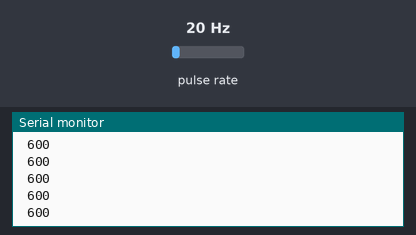
The sketch below on a simulated Arduino Uno, built with avr-gcc and run on an emulated ATmega328P. Parts: the last lines printed to the serial monitor. Wiring (inferred from the names in the program): pulse sensor: data pin 2. The test bench sets the inputs (shaded band); at power-on: pulse rate 20 Hz.

Above: at 1.2 s.
1.3 s: pulse rate (sensor on pin 2) set to 4 Hz
At 1.31 s:
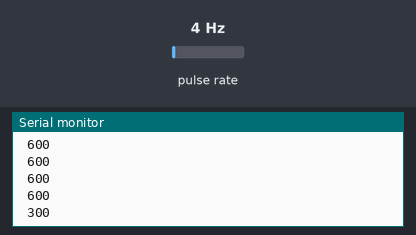
2.8 s: pulse rate (sensor on pin 2) set to 50 Hz
At 2.81 s:
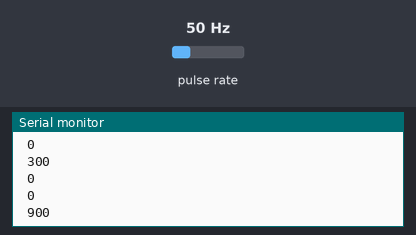
Timing chart, 0 to 5.8 s (numbered marks = the images above; inputs shaded):
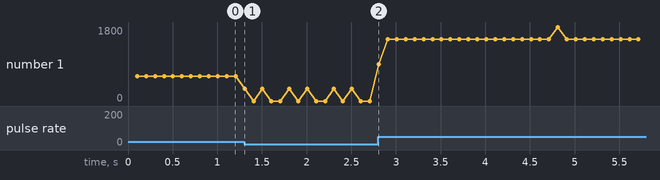

The sketch:

fan_feedback.ino
```cpp
int NbTopsFan; int Calc;

//The pin location of the sensor
int hallsensor = 2; typedef struct {

  //Defines the structure for multiple fans and
  //their dividers
  char fantype;
  unsigned int fandiv;
} fanspec;

//Definitions of the fans
//This is the varible used to select the fan and it's divider,
//set 1 for unipole hall effect sensor
//and 2 for bipole hall effect sensor
fanspec fanspace[3] = {{0, 1}, {1, 2}, {2, 8}}; char fan = 1;

void rpm ()
//This is the function that the interupt calls
{
  NbTopsFan++;
}

//This is the setup function where the serial port is initialised,
//and the interrupt is attached
void setup()
{ pinMode(hallsensor, INPUT);
  Serial.begin(19200);
  attachInterrupt(digitalPinToInterrupt(2), rpm, RISING);
}

void loop ()
//Set NbTops to 0 ready for calculations
{ NbTopsFan = 0;

  //Enables interrupts
  sei();

  //Wait 1 second
  delay (100);

  //Disable interrupts
  cli();

  //Times NbTopsFan (which is apprioxiamately the fequency the fan
  //is spinning at) by 60 seconds before dividing by the fan's divider
  Calc = ((NbTopsFan * 600) / fanspace[fan].fandiv);

  //Prints the number calculated above
  Serial.println (Calc, DEC);
  Serial.print(" ");
  //Prints " rpm" and a new line
//    Serial.print (" rpm\r\n");
}
```

Measured:
- after the input at 1.3 s, the serial monitor: prints a new line at once (image 1)
- after the input at 2.8 s, the serial monitor: prints a new line at once (image 2)
- plotted number 1: 600 → 0 after the input at 1.3 s, 0 → 1500 after the input at 2.8 s
